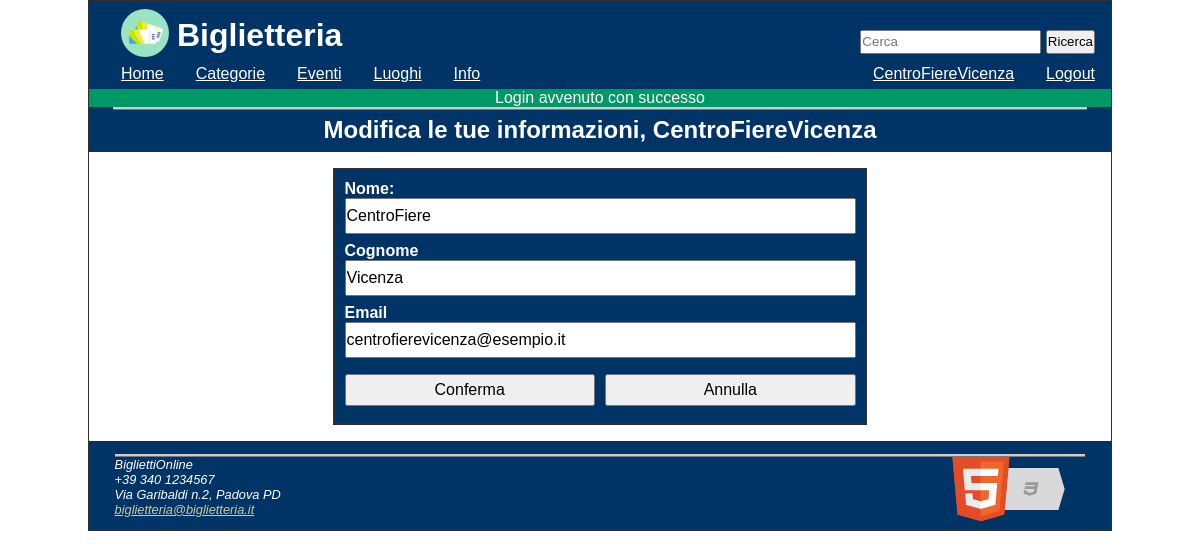
/php/utente_modifica_informazioni.php?id_u=22 (signed in), run on the app's committed database.
### tables this page shows
CREATE TABLE `utenti` (
  `id` int(11) NOT NULL,
  `username` char(50) NOT NULL,
  `luogo_id` int(11) DEFAULT NULL,
  `pass` char(50) NOT NULL,
  `nome` char(50) NOT NULL,
  `cognome` char(50) NOT NULL,
  `email` char(50) NOT NULL,
  `tipo` enum('U','O','A','L') NOT NULL DEFAULT 'U'
);

### php/utente_modifica_informazioni.php (the view, shortened to what this page needs)
<!DOCTYPE html>
<?php
require_once('php/config.php');
require_once('php/printTemplate.php');
?>
<html lang="it" >
<head>
  <?= printHead('Modifica le tue informazioni'); ?>
</head>
<body>
  <header>
    <?= printHeader(); ?>
  </header>
  <nav id="nav" class="Off">
    <?= printNavBar(); ?>
  </nav>
  <?php echo consumeMessage(); ?>
  <div id="corpo" onclick="menuOff()" >
      <?php
      $user=select("SELECT * FROM utenti WHERE id=$id_u")[0];
      ?>
      <div class="title"><h2>Modifica le tue informazioni, <?php echo $user['username']; ?></h2></div>
      <div class="box">
    <form method='POST' action='utente_modifica_informazioni_r.php'>
        <label for="nome">Nome:</label>
        <input tabindex=10 id="nome" type='text' value="<?php echo $user['nome']; ?>" name='nome_u'>
        <label for="cognome">Cognome</label>
        <input tabindex=20 id="cognome" type='text' value="<?php echo $user['cognome']; ?>" name='cognome_u'>
        <label for="email" lang="en">Email</label>
        <input tabindex=30 id="email" type='email' value="<?php echo $user['email']; ?>" name='email_u'>
        <div class="boxInline">
          <input tabindex=40  type='submit' value='Conferma'>
          <input tabindex=50 id="buttonRight" type='reset' value='Annulla'>
        </div>
    </form>
  </div>
  <footer>
    <?= printFooter(); ?>
  </footer>
</body>
</html>

### php/css/screen.css (style rules this page uses)
* { padding: 0; margin: 0; }
header { background-color: #003366; color: #ffffff; width:100%; height: 4em; }
nav { background-color: #003366; color: #ffffff; width:100%; height: 1.5em; }
html, body { max-width: 1024px; margin: auto; font-family: Verdana,Arial,Helvetica,sans-serif; font-size:100%; }
body { border: 1px solid #303030; }
.box { margin: 1em auto 1em auto; width: 50%; min-width: 25em; border: 2px solid #303030; display: block; background-color: #003366; color: #ffffff; padding: 0.6em; }
.box input { width: 99.3%; display: block; height: 2em; margin: auto; margin-bottom: 0.5em; font-size: 16px; }
.box label { font-weight: bold; }
.boxInline { margin-top: 1em; width: 100%; }
.boxInline input { display: inline; width: 49%; }
#buttonRight { float: right; }
.title { background-color: #003366; padding-bottom: 0.5em; }
.title h1, .title h2, .title h3 { color: #ffffff; padding-top: 6px; text-align: center; border-top: 3px ridge #CCCCCC; margin-left: 1em; margin-right: 1em; }
#corpo { background-color: #ffffff; }
footer { background-color: #003366; color: #ffffff; font-size: 0.8em; padding: 1em; }

### php/css/mobile.css (style rules this page uses)
* { padding: 0; margin: 0; }
header { background-color: #003366; color: #ffffff; width:100%; position: fixed; top: 0; height: 4em; min-width: 375px; padding-bottom: 2em; }
nav { background-color: #003366; border : 0.1em solid; border-color: #000000; color: #ffffff; position: fixed; top: 3.5em; padding-bottom: 18em; width: 50%; margin-left: 50%; min-width: 14em; z-index: 10; }
.Off { display: none; }
html, body { max-width: 1024px; min-width: 375px; margin: auto; font-family: Verdana,Arial,Helvetica,sans-serif; font-size:100%; }
body { border: 1px solid #303030; padding-top: 3.9em; }
.box { margin: 1em auto 1em auto; width: 50%; min-width: 20em; border: 2px solid #303030; display: block; background-color: #003366; color: #ffffff; padding: 0.6em; }
.box input { width: 99.3%; display: block; height: 2em; margin: auto; margin-bottom: 0.5em; font-size: 16px; }
.box label { font-weight: bold; }
.boxInline { margin-top: 1em; width: 100%; }
.boxInline input { display: inline; width: 49%; }
#buttonRight { float: right; }
.title { background-color: #003366; padding-top: 0.1em; padding-bottom: 0.5em; margin-top: 2em; }
.title h1, .title h2, .title h3 { color: #ffffff; padding-top: 6px; text-align: center; border-top: 3px ridge #CCCCCC; margin-left: 1em; margin-right: 1em; }
#corpo { background-color: #ffffff; }
footer { background-color: #003366; color: #ffffff; font-size: 0.8em; padding: 1em; }

### php/css/print.css (style rules this page uses)
* { background-color: transparent; color:#000000; }
header, nav, input { display: none }

### data on the page
utenti: username "CentroFiereVicenza", nome_u "CentroFiere", cognome_u "Vicenza", email_u "centrofierevicenza@esempio.it"

### other printed values
$_SESSION['user_username'] "CentroFiereVicenza"
$_SESSION['message'] "Login avvenuto con successo"
